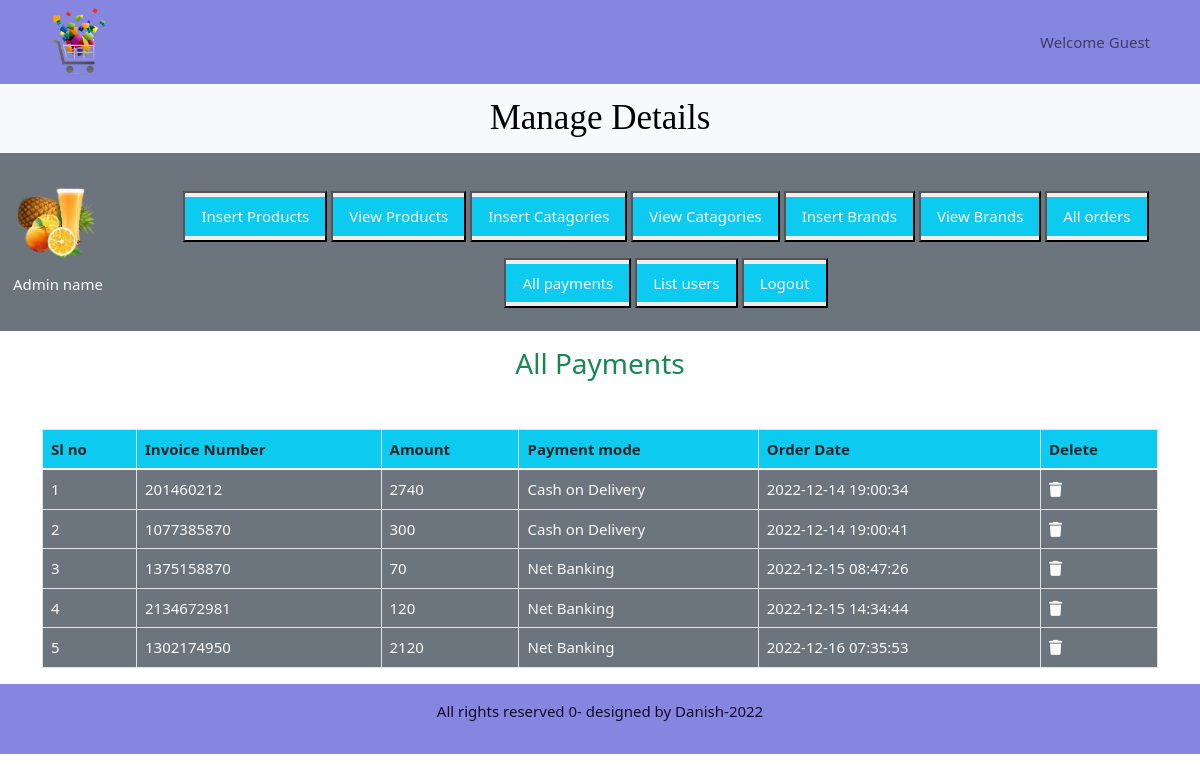
/admin_area/index.php?list_payments, run on the app's committed database.
### tables this page shows
CREATE TABLE `user_payments` (
  `payment_id` int(11) NOT NULL,
  `order_id` int(11) NOT NULL,
  `invoice_number` int(11) NOT NULL,
  `amount` int(11) NOT NULL,
  `payment_mode` varchar(255) NOT NULL,
  `date` timestamp NOT NULL DEFAULT current_timestamp() ON UPDATE current_timestamp()
);

### admin_area/list_payments.php (the view, shortened to what this page needs)
<h3 class="text-center text-success">All Payments</h3>
<table class="table table-bordered mt-5">
    <thead class="bg-info">
        <?php
        $get_payments = "SELECT * FROM `user_payments`";
        $result = mysqli_query($con, $get_payments);
        $row_count = mysqli_num_rows($result);
        echo "  <th>Sl no</th>
       <th>Invoice Number</th>
       <th>Amount</th>
       <th>Payment mode</th>
       <th>Order Date</th>
       <th>Delete</th>
   </thead>
   <tbody class='bg-secondary text-light'>";
        if ($row_count == 0) {
            echo "<h2 class='text-danger text-center mt-5'>No payments recieved yet</h2>";
        } else {
            $number = 0;
            while ($row_data = mysqli_fetch_assoc($result)) {
                $amount = $row_data['amount'];
                $invoice_number = $row_data['invoice_number'];
                $payment_mode = $row_data['payment_mode'];
                $date = $row_data['date'];
                $number++;
                echo " <tr>
        <td>$number</td>
        <td>$invoice_number</td>
        <td>$amount</td>
        <td>$payment_mode</td>
        <td>$date</td>
        <td><a href='' class='text-light'><i class='fa-solid fa-trash'></i></a></td>
    </tr>";
            }
        }
        ?>
        </tbody>
</table>

### style.css (style rules this page uses)
* { margin: 0%; padding: 0%; box-sizing: border-box; }

### admin_area/index.php (style rules this page uses)
body { overflow-x: hidden; height: 100%; width: 100%; font-size: 15px; font-weight: 500; color: #0f0c29; cursor: pointer; z-index: 1; transition: all 0.6s ease; }

### data on the page
user_payments: invoice_number "201460212", amount "2740", payment_mode "Cash on Delivery", date "2022-12-14 19:00:34"
user_payments: invoice_number "1077385870", amount "300", payment_mode "Cash on Delivery", date "2022-12-14 19:00:41"
user_payments: invoice_number "1375158870", amount "70", payment_mode "Net Banking", date "2022-12-15 08:47:26"
user_payments: invoice_number "2134672981", amount "120", payment_mode "Net Banking", date "2022-12-15 14:34:44"
user_payments: invoice_number "1302174950", amount "2120", payment_mode "Net Banking", date "2022-12-16 07:35:53"
